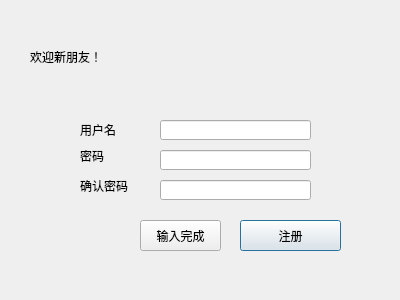
<?xml version="1.0" encoding="UTF-8"?>
<ui version="4.0">
 <class>Creat</class>
 <widget class="QDialog" name="Creat">
  <property name="geometry">
   <rect>
    <x>0</x>
    <y>0</y>
    <width>400</width>
    <height>300</height>
   </rect>
  </property>
  <property name="windowTitle">
   <string>Dialog</string>
  </property>
  <widget class="QPushButton" name="CcreatBtn">
   <property name="geometry">
    <rect>
     <x>240</x>
     <y>220</y>
     <width>101</width>
     <height>31</height>
    </rect>
   </property>
   <property name="text">
    <string>注册</string>
   </property>
  </widget>
  <widget class="QLabel" name="label">
   <property name="geometry">
    <rect>
     <x>80</x>
     <y>120</y>
     <width>54</width>
     <height>20</height>
    </rect>
   </property>
   <property name="text">
    <string>用户名</string>
   </property>
  </widget>
  <widget class="QLabel" name="label_2">
   <property name="geometry">
    <rect>
     <x>80</x>
     <y>150</y>
     <width>54</width>
     <height>12</height>
    </rect>
   </property>
   <property name="text">
    <string>密码</string>
   </property>
  </widget>
  <widget class="QLabel" name="label_3">
   <property name="geometry">
    <rect>
     <x>80</x>
     <y>180</y>
     <width>54</width>
     <height>12</height>
    </rect>
   </property>
   <property name="text">
    <string>确认密码</string>
   </property>
  </widget>
  <widget class="QLineEdit" name="Cname">
   <property name="geometry">
    <rect>
     <x>160</x>
     <y>120</y>
     <width>151</width>
     <height>20</height>
    </rect>
   </property>
  </widget>
  <widget class="QLineEdit" name="Cpass">
   <property name="geometry">
    <rect>
     <x>160</x>
     <y>150</y>
     <width>151</width>
     <height>20</height>
    </rect>
   </property>
  </widget>
  <widget class="QLineEdit" name="Csurepass">
   <property name="geometry">
    <rect>
     <x>160</x>
     <y>180</y>
     <width>151</width>
     <height>20</height>
    </rect>
   </property>
  </widget>
  <widget class="QLabel" name="label_4">
   <property name="geometry">
    <rect>
     <x>30</x>
     <y>21</y>
     <width>341</width>
     <height>71</height>
    </rect>
   </property>
   <property name="styleSheet">
    <string notr="true">font: 36pt &quot;04b_21&quot;;
</string>
   </property>
   <property name="text">
    <string>欢迎新朋友！</string>
   </property>
  </widget>
  <widget class="QPushButton" name="pushButton">
   <property name="geometry">
    <rect>
     <x>140</x>
     <y>220</y>
     <width>81</width>
     <height>31</height>
    </rect>
   </property>
   <property name="text">
    <string>输入完成</string>
   </property>
  </widget>
 </widget>
 <resources/>
 <connections>
  <connection>
   <sender>CcreatBtn</sender>
   <signal>clicked()</signal>
   <receiver>Creat</receiver>
   <slot>close()</slot>
   <hints>
    <hint type="sourcelabel">
     <x>309</x>
     <y>239</y>
    </hint>
    <hint type="destinationlabel">
     <x>357</x>
     <y>129</y>
    </hint>
   </hints>
  </connection>
 </connections>
</ui>
